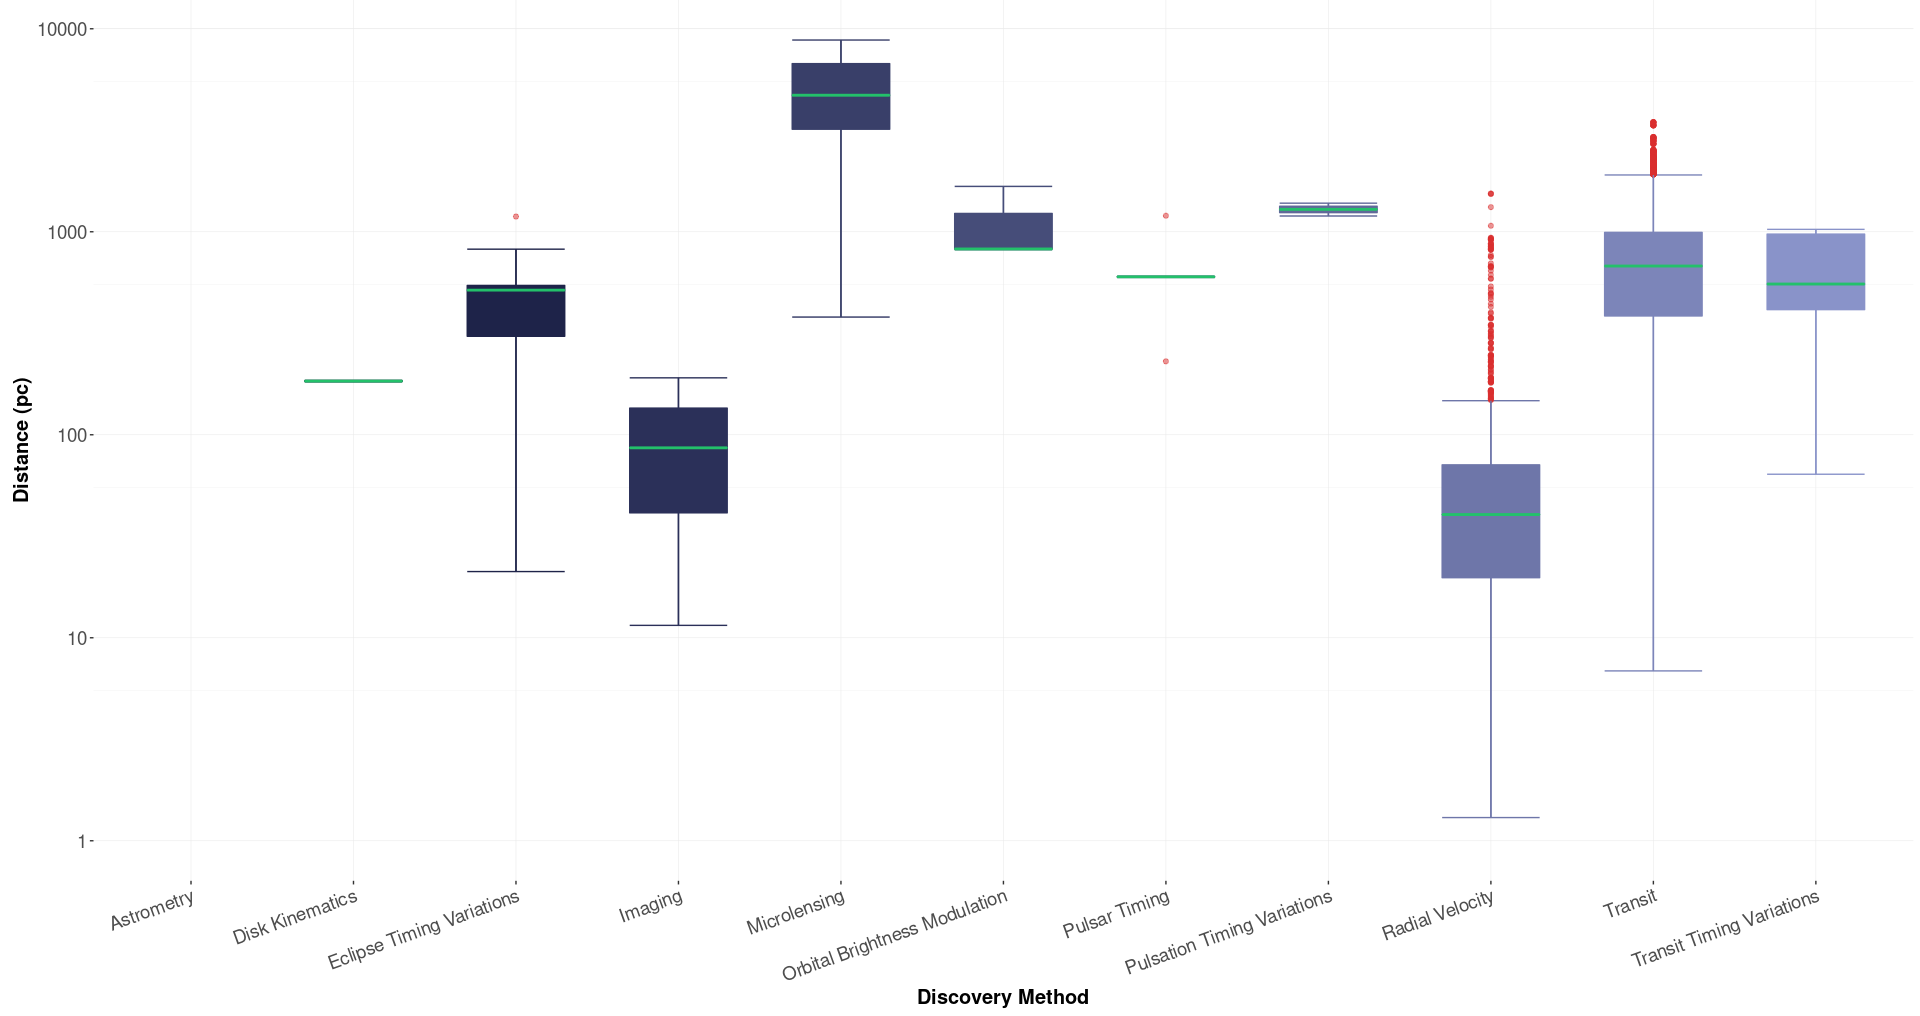

Generate this figure with R:

# Paths:
path_data = "data/"
path_lib = "renv/library/R-4.1/x86_64-pc-linux-gnu/"

# Packages:
require(dplyr, lib = path_lib)
require(readr, lib = path_lib)
require(RColorBrewer, lib = path_lib)
require(ggplot2, lib = path_lib)

# Dataset:
df = readr::read_csv(paste0(path_data, "nasa_exoplanets.csv")) %>%
         as.data.frame()
attr(df, "spec") = NULL
df_varnames = readr::read_csv(paste0(path_data, "nasa_exoplanets_var_names.csv")) %>%
                  as.data.frame()
attr(df_varnames, "spec") = NULL

# Variables:
cat_var = "discoverymethod"
cat_var_name = (df_varnames %>%
                    dplyr::filter(var == cat_var))$var_name
num_var = "sy_dist"
num_var_name = (df_varnames %>%
                    dplyr::filter(var == num_var))$var_name

# Adapt the data:
df_plot = df %>%
              dplyr::select(cat_var,
                            num_var)

# Deal with NA:
df_plot[which(is.na(df_plot[, cat_var])), cat_var] = "NA"

# Levels order:
sorted_levels = sort(unique(df_plot[, cat_var]))
df_plot[, cat_var] = factor(x = df_plot[, cat_var],
                            levels = sorted_levels)

# Plot:
my_palette = colorRampPalette(c("#111539", "#97A1D9"))
outlier_color = "#DA2E2E"
median_color = "#23C16A"
n_levels = length(unique(df_plot[, cat_var]))
p = ggplot(
        data = df_plot,
        aes(
            x = get(cat_var),
            y = get(num_var),
            fill = get(cat_var),
            color = get(cat_var),
            stat = "identity"
        )
    ) +
    stat_boxplot(
        geom = "errorbar",
        show.legend = FALSE,
        width = 0.6
    ) +
    geom_boxplot(
        outlier.colour = outlier_color,
        outlier.alpha = 0.5,
        show.legend = FALSE,
        width = 0.6
    ) +
    coord_trans(
        y = "log10"
    ) +
    scale_y_continuous(
        breaks =  10**(-10:10),
        limits = c(1, max(df_plot[, num_var], na.rm = TRUE))
    ) +
    stat_summary(
        geom = "crossbar",
        color = median_color,
        width = 0.6,
        fatten = 2,
        fun.data = function(x){
            c(y = median(x),
              ymin = median(x),
              ymax = median(x))
        },
        show.legend = FALSE
    ) +
    scale_fill_manual(
        values = my_palette(n_levels)
    ) +
    scale_color_manual(
        values = my_palette(n_levels)
    ) +
    theme(
        axis.text.x = element_text(
            size = 14,
            angle = 20, 
            hjust = 1,
            vjust = 1
        ),
        axis.text.y = element_text(size = 14),
        axis.title.x = element_text(
            size = 15,
            face = "bold"
        ),
        axis.title.y = element_text(
            size = 15,
            face = "bold"
        ),
        panel.background = element_rect(fill = "white"),
        panel.grid.major = element_line(
            size = 0.2,
            linetype = "solid",
            colour = "#eaeaea"
        ),
        panel.grid.minor = element_line(
            size = 0.1,
            linetype = "solid",
            colour = "#eaeaea"
        ),
        plot.margin = margin(
            t = 0, 
            r = 5,
            b = 5, 
            l = 10,
            unit = "pt"
        )
    ) +
    xlab(cat_var_name) +
    ylab(num_var_name)

p
